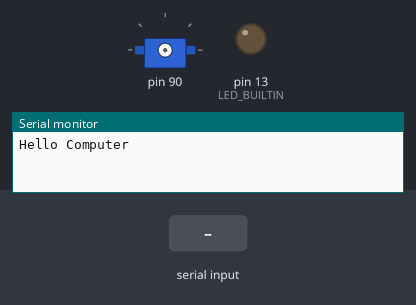
Bench run of a sketch on a simulated Arduino Uno, built with avr-gcc and run on an emulated ATmega328P. Shown: servo, output pins drawn as LEDs (lit = HIGH), the last lines printed to the serial monitor. The inputs (shaded band) are chosen by the test bench.

Above: at 1.2 s.
1.3 s: "90 45\n" received over Serial
At 3.05 s:
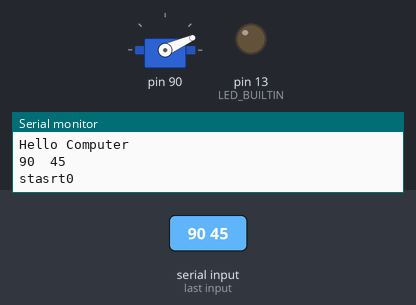
At 4.1 s:
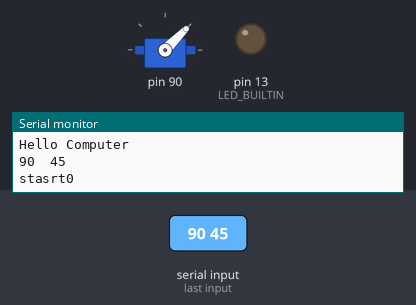
4.3 s: "30 150\n" received over Serial
10.3 s: "90\n" received over Serial
At 11.7 s:
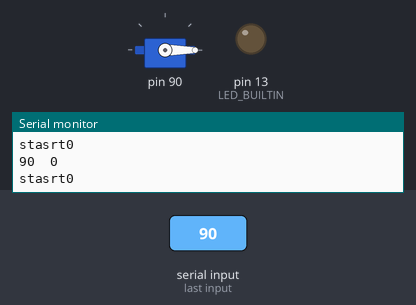
Timing chart, 0 to 13.3 s (numbered marks = the images above; inputs shaded):
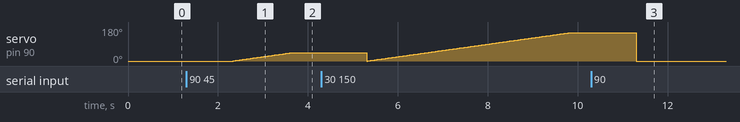

Measured:
- after the input at 1.3 s, servo on pin 90: moves from 0° to 45° over 1.3 s, starting after 1.0 s
- after the input at 10.3 s, servo on pin 90: 150° → 0° after 1.0 s

The sketch:

RoboHand.ino
```cpp
#include <Servo.h>

Servo myservo;

int pos = 0;    // variable to store the servo position
String  str = "";
int num = -1;
int corner = -1;
int serv2=90;
int serv3=90;
int serv4=90;
int serv5=90;
int serv6=90;
int serv7=90;
void setup() {
  // put your setup code here, to run once:
 Serial.begin(9600);
 Serial.println("Hello Computer");
 pinMode(LED_BUILTIN, OUTPUT);
 str.reserve(200);
}

void loop() {
  // put your main code here, to run repeatedly:

}
void serialEvent()
{
  str = "";
  if (Serial.available())
  {
    str = Serial.readString();
 //   Serial.print (str);
 //   Serial.print (str.length());
    Func1 (str);
    srvo ();
  }
}

void Func1 (String st)
{

  String st1="";
  String st2="";
  num = 0;
  corner = 0;
  for (int i = 0; i < str.length()-1; i++)
  {
    if (str[i] != ' ')
      st1 += str[i];
    else
    {
      while (str[i] == ' ' )
      i++;
      while (i<(str.length()-1))
      {
       st2+=str[i];
       i++;
      }
    }
  }
  num = st1.toInt();
  corner = st2.toInt();
   Serial.print (num);
   Serial.print ("  ");
   Serial.print (corner);
   Serial.print ("\n");

}

void srvo ()
{
  int start = 0;

   if (num == 2)
  {
    start = serv2;
    serv2 = corner;
   }
   if (num == 3)
  {
    start = serv3;
    serv3 = corner;
   }
   if (num == 4)
  {
    start = serv4;
    serv4 = corner;
   }
   if (num == 5)
  {
    start = serv5;
    serv5 = corner;
   }
   if (num == 6)
  {
    start = serv6;
    serv6 = corner;
   }
   if (num == 7)
  {
    start = serv7;
    serv7 = corner;
   }
   myservo.attach(num);  // attaches the servo on pin 9 to the servo object
   //int start = myservo.read();
   Serial.print ("stasrt");
   Serial.print (start);
   Serial.print ("\n");
   if (corner < start)
   for (pos = start; pos >= corner; pos -= 1) { // goes from 0 degrees to 180 degrees
    // in steps of 1 degree
    myservo.write(pos);              // tell servo to go to position in variable 'pos'
    delay(30);                       // waits 15ms for the servo to reach the position
   }
  else
  for (pos = start; pos <= corner; pos += 1) { // goes from 0 degrees to 180 degrees
    // in steps of 1 degree
    myservo.write(pos);              // tell servo to go to position in variable 'pos'
    delay(30);                       // waits 15ms for the servo to reach the position
  }
}
```
